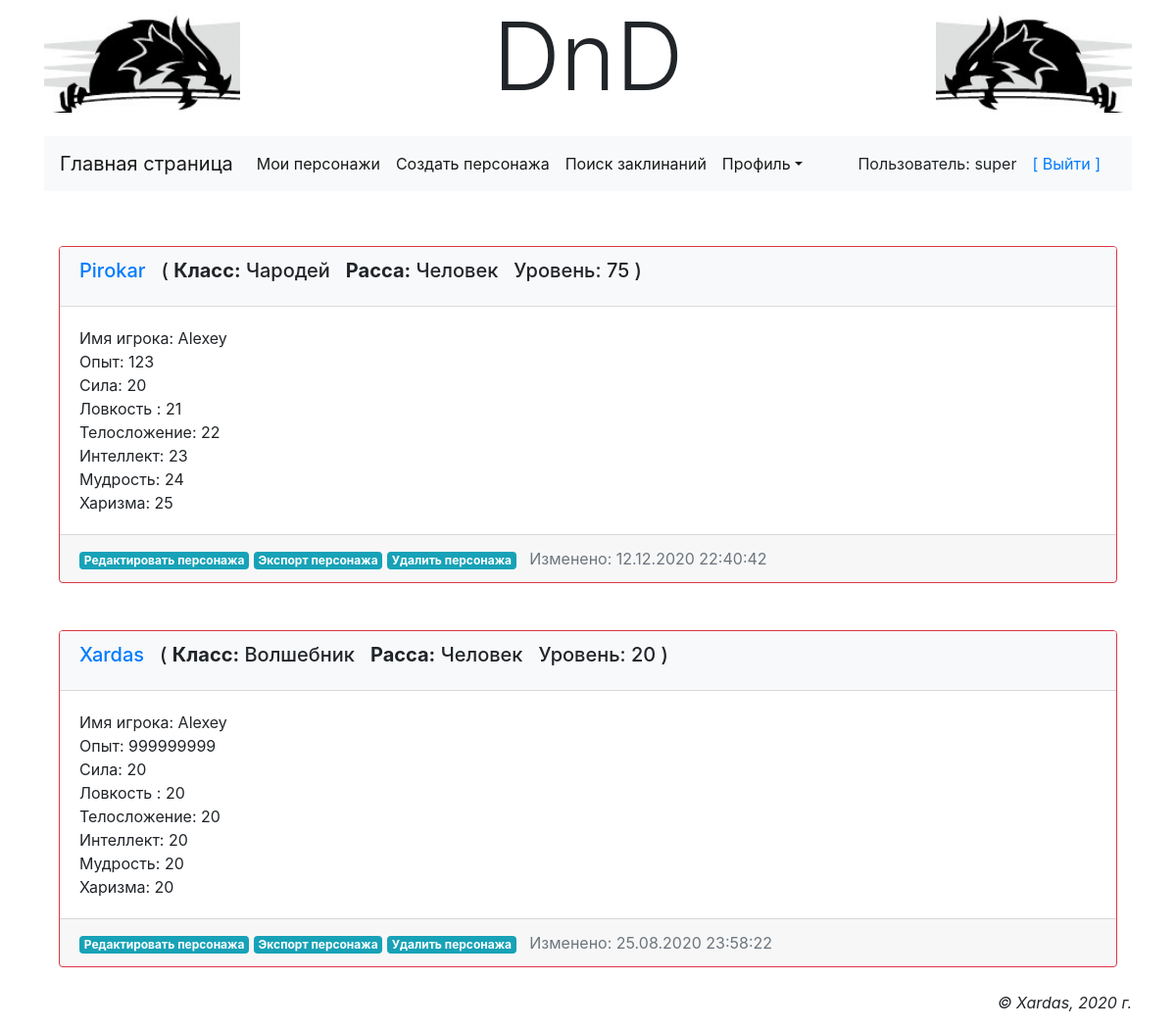
Page /main/accounts/profile/ (signed in) on the earlier database version.
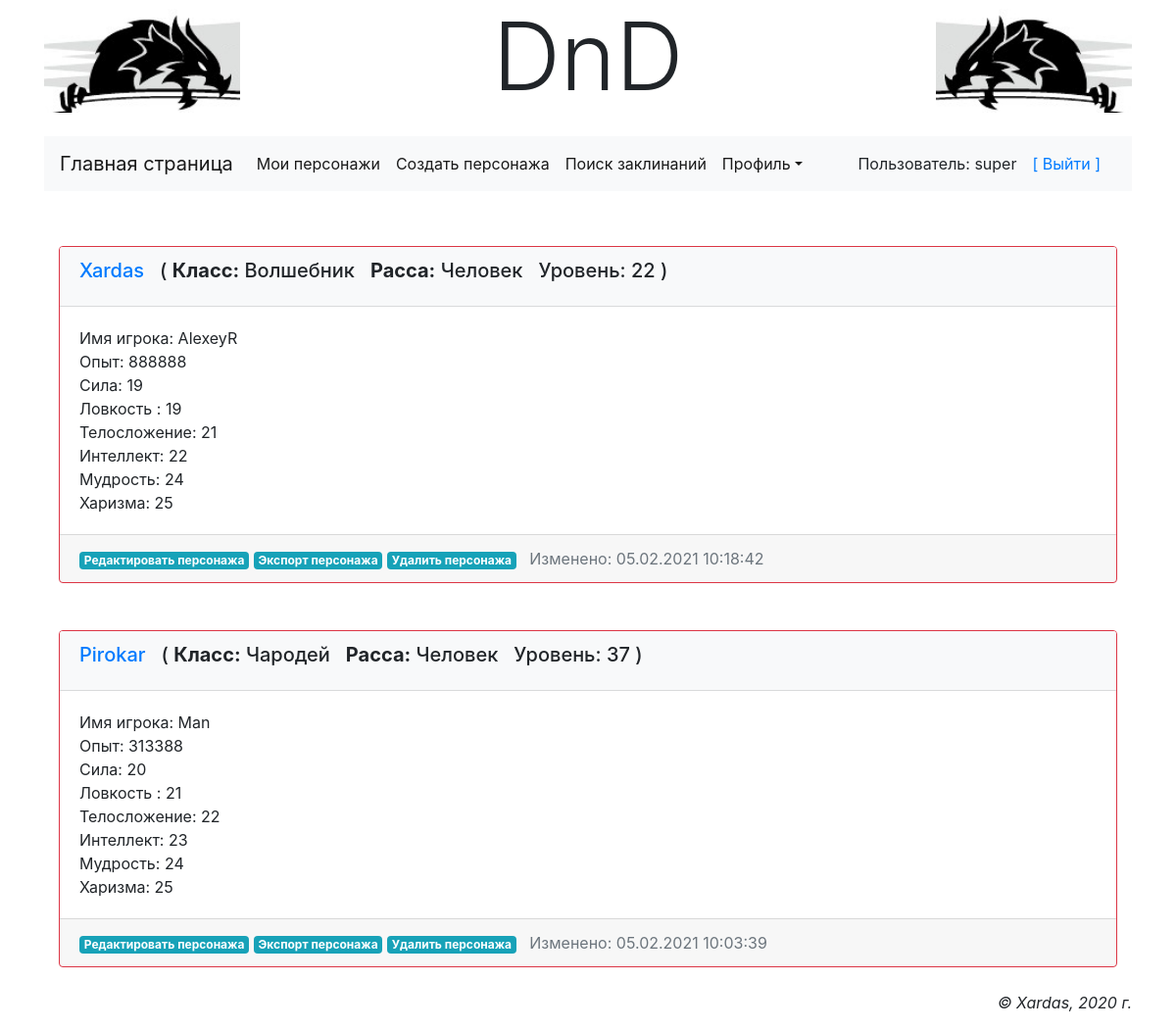
Same page on the later database version.
### main/models.py (models this page shows, shortened)
class AdvUser(AbstractUser):
    is_activated = models.BooleanField(default=True, db_index=True, verbose_name='Прошёл активацию?')
    send_message = models.BooleanField(default=True, verbose_name='Слать сообщение о новых коментариях?')
    class Meta(AbstractUser.Meta):
        pass
    def __str__(self):
        return self.username

class BaseInfo(models.Model):
    strength = models.IntegerField(null=False, default=8, verbose_name='Сила персонажа')
    dexterity = models.IntegerField(null=False, default=8, verbose_name='Ловкость персонажа')
    constitution = models.IntegerField(null=False, default=8, verbose_name='Телосложение персонажа')
    intellegence = models.IntegerField(null=False, default=8, verbose_name='Интеллект персонажа')
    wisdom = models.IntegerField(null=False, default=8, verbose_name='Мудрость персонажа')
    chrarisma = models.IntegerField(null=False, default=8, verbose_name='Харизма персонажа')
    expirence_modifier = models.IntegerField(null=False, default=0, verbose_name='модификатор')
    strength_modifier = models.IntegerField(null=False, default=0, verbose_name='модификатор')
    dexterity_modifier = models.IntegerField(null=False, default=0, verbose_name='модификатор')
    constitution_modifier = models.IntegerField(null=False, default=0, verbose_name='модификатор')
    intellegence_modifier = models.IntegerField(null=False, default=0, verbose_name='модификатор')
    wisdom_modifier = models.IntegerField(null=False, default=0, verbose_name='модификатор')
    chrarisma_modifier = models.IntegerField(null=False, default=0, verbose_name='модификатор')
    armor_class = models.IntegerField(null=True, default=0, verbose_name='Класс доспеха')
    speed = models.CharField(null=True, max_length=255, verbose_name='Скорость персонажа')
    hitpoints_max = models.IntegerField(null=True, default=0, verbose_name='Максимальое здоровье')
    hitpoints_str = models.CharField(null=True, max_length=255, verbose_name='Кости здоровья')
    world_view = models.CharField(null=True, max_length=255, verbose_name='Мировозрение')
    skills = models.TextField(null=True, verbose_name='навыки')
    saving_throws = models.TextField(null=True, verbose_name='спасброски')
    description = models.TextField(null=True, verbose_name='Описание')
    feelings = models.TextField(null=True, verbose_name='чувства')
    abilities = models.TextField(null=True, verbose_name='способности')
    actions = models.TextField(null=True, verbose_name='действия')
    modified = models.DateTimeField(auto_now_add=True, db_index=True, verbose_name='Время модификации')
    class Meta:
        abstract = True

class CharBase(BaseInfo):
    owner = models.ForeignKey('AdvUser', null=False, on_delete=models.PROTECT, verbose_name='Владелец персонажа')
    playername = models.CharField(null=True, max_length=20, verbose_name='Реальное имя персонажа')
    name = models.CharField(db_index=True, null=False, max_length=20, verbose_name='Имя персонажа')
    races = models.ManyToManyField(CharRaces, choices=CharRaces.RACE_CHOICES, max_length=20,
                                   verbose_name='Расса персонажа')
    expirence = models.IntegerField(null=False, default=0, verbose_name='Опыт персонажа')
    level = models.IntegerField(null=False, default=1, verbose_name='Уровень персонажа')
    spells = models.ManyToManyField(Spell)
    prof_bonus = models.IntegerField(null=True, default=0, verbose_name='Бонус мастерства')
    initiative = models.IntegerField(null=True, default=0, verbose_name='Инициатива')
    inspiration = models.IntegerField(null=True, default=0, verbose_name='Вдохновение')
    hitpoints_curr = models.IntegerField(null=True, default=0, verbose_name='Текущее здоровье')
    hitpoints_temp = models.IntegerField(null=True, default=0, verbose_name='Временные очки здоровья')
    char_classes = models.ManyToManyField(CharClasses, choices=CharClasses.CLASS_CHOICES,
                                          verbose_name='Класс персонажа')
    gender = models.BooleanField(default=True, verbose_name='Пол')
    age = models.IntegerField(null=True, default=21, verbose_name='Возраст персонажа')
    height = models.IntegerField(null=True, default=175, verbose_name='Рост персонажа')
    weight = models.IntegerField(null=True, default=60, verbose_name='Вес персонажа')
    hair = models.CharField(null=True, max_length=20, verbose_name='Цвет волос')
    eyes = models.CharField(null=True, max_length=20, verbose_name='Цвет глаз')
    skin = models.CharField(null=True, max_length=20, verbose_name='Цвет кожы')
    avatar = models.ImageField(null=True, blank=True, upload_to='avatars/', verbose_name='Аватар')
    pers_traits = models.CharField(null=True, max_length=32, verbose_name='Персональные черты')
    ideals = models.CharField(null=True, max_length=32, verbose_name='Идеалы')
    bonds = models.CharField(null=True, max_length=32, verbose_name='Привязанности')
    flaws = models.CharField(null=True, max_length=32, verbose_name='Пороки')
    char_history = models.TextField(default='', verbose_name='История персонажа')
    gold_count = models.IntegerField(null=True, default=0, verbose_name='Золото персонажа')
    silver_count = models.IntegerField(null=True, default=0, verbose_name='Серебро персонажа')
    copper_count = models.IntegerField(null=True, default=0, verbose_name='Медь персонажа')
    char = CharacterManager()
    objects = models.Manager()
    class Meta:
        ordering = ['-modified']

class CharClasses(models.Model):
    CLASS_CHOICES = (
        ('Варвар', "Варвар"),
        ('Бард', "Бард"),
        ('Жрец', "Жрец"),
        ('Друид', "Друид"),
        ('Воин', "Воин"),
        ('Монах', "Монах"),
        ('Паладин', "Паладин"),
        ('Следопыт', "Следопыт"),
        ('Плут', "Плут"),
        ('Чародей', "Чародей"),
        ('Колдун', "Колдун"),
        ('Волшебник', "Волшебник"),
    )
    name = models.CharField(db_index=True, choices=CLASS_CHOICES, unique=True, null=False, max_length=20,
                            verbose_name='Имя класса персонажа')
    caption = models.CharField(null=True, max_length=24, verbose_name='Caption класса')
    description = models.CharField(null=True, max_length=1024 * 64, verbose_name='Описание класса')
    char_classes = ClassManager()
    objects = models.Manager()

class CharRaces(models.Model):
    RACE_CHOICES = (
        ('dwarf', "Дварф"),
        ('elf', "Эльф"),
        ('half', "Полурослик"),
        ('human', "Человек"),
        ('dragon', "Драконорождённый"),
        ('gnom', "Гном"),
        ('halfelf', "Полуэльф"),
        ('halfork', "Полуорк"),
        ('tifling', "Тифлинг"),
    )
    name = models.CharField(db_index=True, choices=RACE_CHOICES, unique=True, null=False, max_length=20,
                            verbose_name='Имя рассы персонажа')
    caption = models.CharField(null=True, max_length=24, verbose_name='Caption рассы')
    description = models.CharField(null=True, max_length=1024 * 64, verbose_name='Описание рассы')
    char_races = RaceManager()
    objects = models.Manager()

### main/views.py (the view)
# urls.py: path('accounts/profile/', profile, name='profile'),
@login_required
def profile(request):
    print("Current account: ", request.user)
    chars = CharBase.objects.filter(owner=request.user)
    return render(request, 'main/profile.html', {'chars': chars})

### main/templates/main/profile.html (shortened to what this page needs)
{% extends "layout/basic.html" %}
{% block content %}
{% for ch in chars %}
<div class="card border-danger mt-5">
    <div class="card-header bg-light">
        <h5 class="card-title">
            <a href="{% url 'main:view_character' ch.name %}">{{ ch.name }}</a>
            &nbsp&nbsp(
            <b>Класс:</b>
            {% for char_class in ch.char_classes.all %}
                {{ char_class.name }}
            {% endfor %}&nbsp
            <b>Расса:</b>
            {% for race in ch.races.all %}
                {{ race.caption }}
            {% endfor %}&nbsp
            Уровень: {{ ch.level }}&nbsp)
        </h5>
    </div>
    <div class="card-body">
        Имя игрока:  {{ ch.playername }} <br>
        Опыт: {{ ch.expirence }} <br>
        Сила: {{ ch.strength }} <br>
        Ловкость : {{ ch.dexterity }} <br>
        Телосложение: {{ ch.constitution }} <br>
        Интеллект: {{ ch.intellegence }} <br>
        Мудрость: {{ ch.wisdom }} <br>
        Харизма: {{ ch.chrarisma }} <br>
    </div>
    <div class="card-footer">
        <a class="badge badge-info" href="{% url 'main:edit_character' ch.name %}">Редактировать персонажа</a>
        <a class="badge badge-info" href="{% url 'main:export_character' ch.name %}">Экспорт персонажа</a>
        <a class="badge badge-info" href="{% url 'main:delete_character' ch.name %}">Удалить персонажа</a>
        &nbsp&nbsp<span class="text-right text-muted">Изменено:  {{ ch.modified|date:"d.m.Y H:i:s" }}</span>
    </div>
</div>
{% endfor %}
{% endblock %}

### main/templates/layout/basic.html (shortened to what this page needs)
{% load static %}
<!DOCTYPE html>
<html>
    <head>
        <link rel="stylesheet" href="https://stackpath.bootstrapcdn.com/bootstrap/4.4.1/css/bootstrap.min.css">
        <link rel="stylesheet" type="text/css" href="{% static 'main/style.css' %}">
    </head>
    <body class="container-fluid">
    <div class="container">
        <header class="mb-4">
            <h1 class="display-1 text-center">DnD</h1>
        </header>
        {% include 'layout/menu.html' %}
        <section class="col py-2">
            {% block content %}
            {% endblock %}
        </section>
        <footer class="mt-3">
        <p class="text-right font-italic">&copy; Xardas, 2020 г.</p>
        </footer>
    </div>
    </body>
</html>

### main/templates/layout/menu.html (shortened to what this page needs)
<nav class="navbar navbar-expand-lg navbar-light bg-light">
          <a class="navbar-brand" href="{% url 'main:index' %}">Главная страница</a>
          <div class="collapse navbar-collapse" id="navbarSupportedContent">
              {% if user.is_authenticated %}
              <ul class="navbar-nav mr-auto">
                  <li class="nav-item active"><a class="nav-link" href="{% url 'main:profile' %}">Мои персонажи</a></li>
                  <li class="nav-item active"><a class="nav-link" href="{% url 'main:create_character' %}">Создать персонажа</a></li>
                  <li class="nav-item active"><a class="nav-link" href="{% url 'main:find_spells' %}">Поиск заклинаний</a></li>
                  <li class="nav-item dropdown active">
                        <a class="nav-link dropdown-toggle" data-toggle="dropdown"
                        href="#" role="button" aria-haspopup="true"
                        aria-expanded="false">Профиль</a>
                  </li>
              </ul>
              Пользователь: {{ user.username }}
              <a class="nav-link" href="{% url 'main:logout' %}">[ Выйти ]</a>
              {% else %}
              <a class="nav-link" href="{% url 'main:register' %}">[ Регистрация ]</a>
              <a class="nav-link" href="{% url 'main:login' %}">[ Вход ]</a>
              {% endif %}
          </div>
</nav>

### main/static/main/style.css (style rules this page uses)
header h1 { background: url("bg.jpg") left / auto 100% no-repeat, url("bgr.jpg") right / auto 100% no-repeat; }

Differences in the rows shown:
changed CharBase "Xardas": level "20" → "22"; playername "Alexey" → "AlexeyR"; expirence "999999999" → "888888"; strength "20" → "19"; dexterity "20" → "19"; constitution "20" → "21"; intellegence "20" → "22"; wisdom "20" → "24"; chrarisma "20" → "25"; modified "25.08.2020 23:58:22" → "05.02.2021 10:18:42"; moves up the list
changed CharBase "Pirokar": level "75" → "37"; playername "Alexey" → "Man"; expirence "123" → "313388"; modified "12.12.2020 22:40:42" → "05.02.2021 10:03:39"
